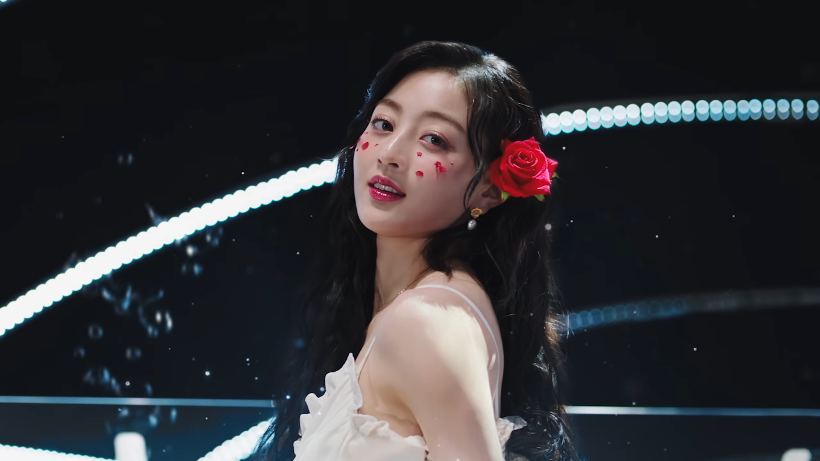
#> input picture img/jihyo.png, 820 x 461 px, found by its file name
$ python tes3.py
#> lines starting #> are read from the running program, lines starting #| are printed output that depends on the picture
import cv2 as cv

img= cv.imread('img\\jihyo.png')
#> img is the input picture: shape (461, 820, 3); mean B, G, R 53.2, 49.6, 49.5
print(img.shape[0:2])
#| (461, 820)

img2= cv.imread('img\\chaeyoung.png')
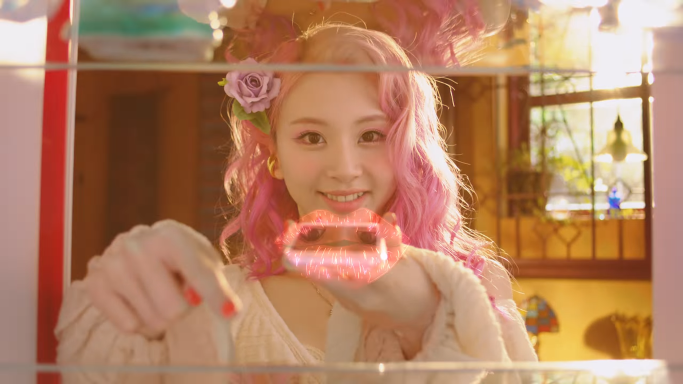
#> input picture img/img_p1/chaeyoung.png, 1366 x 768 px, found by its file name (shown at 1/2 size)
#> img2 is the input picture: shape (768, 1366, 3); mean B, G, R 97.6, 128.6, 178.6
img2= cv.resize(img2, (820,461))
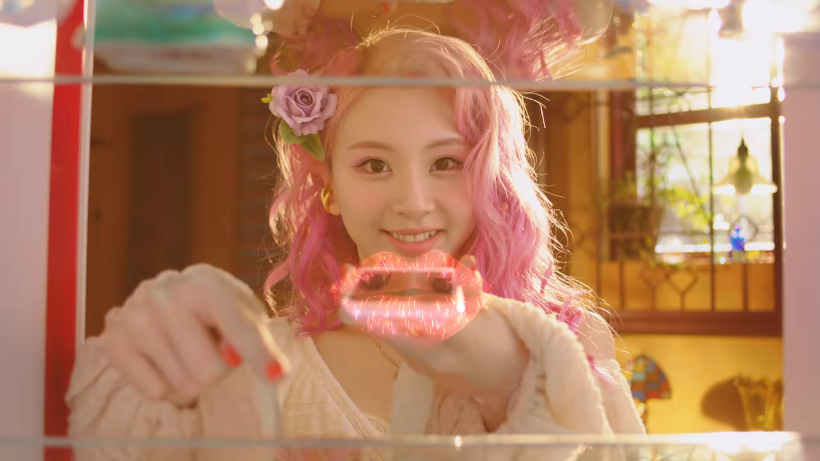
#> img2: shape (461, 820, 3); mean B, G, R 97.5, 128.5, 178.5
cv.imshow('chae',img2)
cv.waitKey(0)
